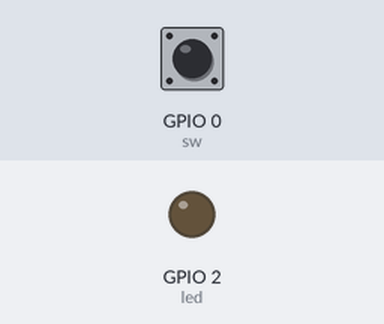
The program below on a simulated ESP32 board running MicroPython. Shown: output pins drawn as LEDs (lit = HIGH). Dashed ring = blinking. The test bench sets the inputs (shaded band); at power-on: GPIO 0 (sw) HIGH.

Above: at 1.2 s.
1.3 s: GPIO 0 (sw) pulled LOW for 0.15 s
At 1.7 s:
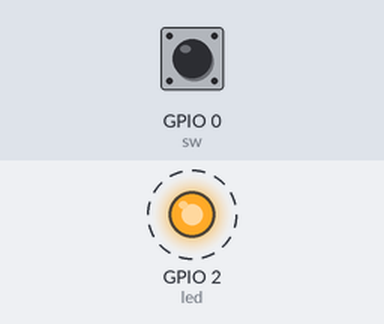
Timing chart, 0 to 10.4 s (numbered marks = the images above; inputs shaded):
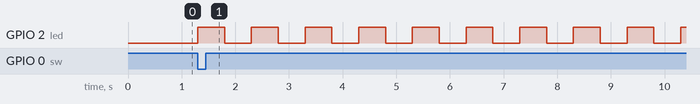

The program:

defes_blindings.py
```python
import machine
import time

sw = machine.Pin(0,machine.Pin.IN)

led = machine.Pin(2, machine.Pin.OUT)

def blinking_leds(num, t_on, t_off, msg):
    for _ in range(num):
        led.on()
        time.sleep(t_on)
        led.off()
        time.sleep(t_off)
    print(msg)


while True:
    if sw.value() == 0:
        blinking_leds(15, 0.5, 0.5, "END")
```

Measured:
- after the input at 1.3 s, GPIO 2 (led): alternates HIGH for 0.50 s and LOW for 0.50 s, starting at once
